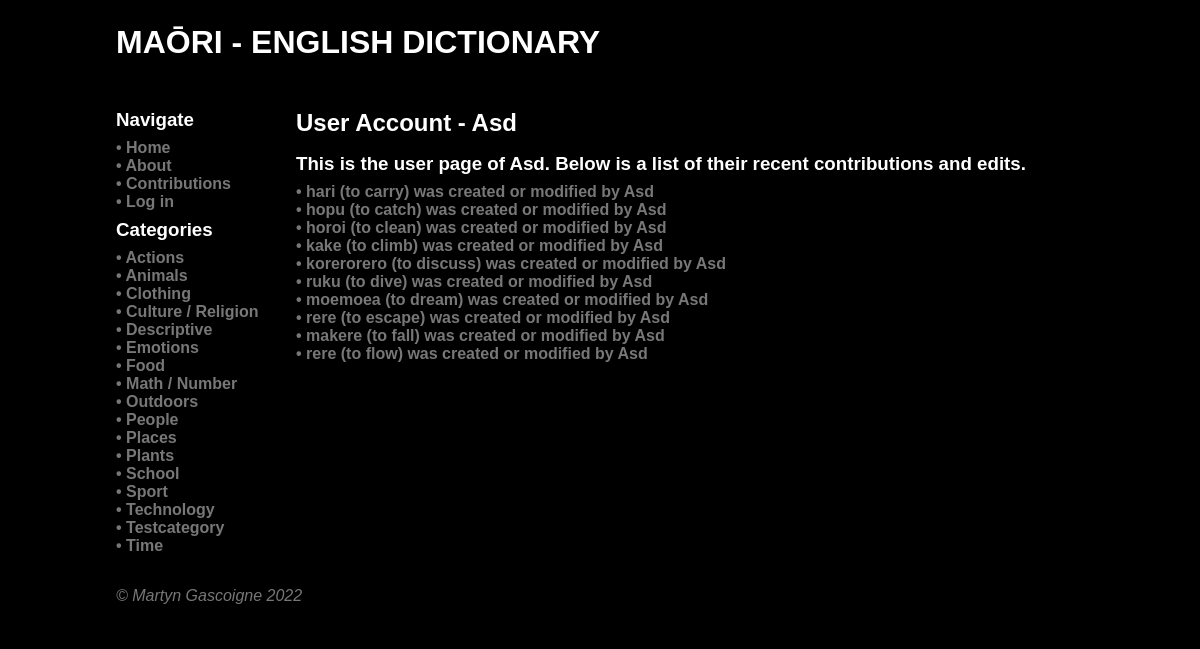
Screenshot of /account/1 with the database file from the repository.
### tables this page shows
CREATE TABLE category
(
    id          integer
        constraint category_pk
            primary key autoincrement,
    name        varchar(80),
    description varchar(600),
    timestamp   datetime
, user_created boolean);

CREATE TABLE user
(
    id       integer
        constraint user_pk
            primary key autoincrement,
    username varchar(32)
, password varchar(80), email varchar(128), teacher boolean);

CREATE TABLE "word"
(
	id integer
		constraint word_pk
			primary key autoincrement,
	name varchar(80),
	description varchar(600),
	author integer
		constraint word_user_id_fk
			references user,
	timestamp datetime,
	maori varchar(128),
	image varchar,
	level integer
);

### app.py (the view)
@app.route('/account/<user>')
def account(user):
    current_user = fetch_user_data(user)
    if current_user is False:
        return redirect('/?error=Account+unavailable')
    con = create_connection(DB_NAME)
    query = "SELECT * FROM word WHERE author=? ORDER BY timestamp DESC LIMIT 10 "
    cur = con.cursor()
    cur.execute(query, (user,))
    queried_words = cur.fetchall()
    print(queried_words)
    con.close()
    return render_template('account.html', category_list=find_categories(), logged_in=is_logged_in(),
                           user_account=my_account(), contribution_list=queried_words,
                           user_data=current_user, teacher=is_teacher())

### app.py (called while the page is built)
def create_connection(db_file):
    try:
        connection = sqlite3.connect(db_file)
        connection.execute('pragma foreign_keys=ON')
        return connection
    except Error as e:
        print(e)
    return None

def find_categories():
    con = create_connection(DB_NAME)
    query = "SELECT id, name, description FROM category ORDER BY name"
    cur = con.cursor()
    cur.execute(query)
    found_categories = cur.fetchall()
    con.close()
    return found_categories

def fetch_user_data(user):
    con = create_connection(DB_NAME)
    query = """SELECT id, username, teacher FROM user WHERE id = ?"""
    cur = con.cursor()
    cur.execute(query, (user,))
    fetched_user = cur.fetchall()
    if len(fetched_user) > 0:
        return fetched_user[0]
    else:
        return False

def my_account():
    if session.get('userid') is None:
        return False
    else:
        return session.get('userid')

def is_logged_in():
    if session.get('email') is None:
        print('Not logged in')
        return False
    else:
        print('Logged in')
        return True

def is_teacher():
    if not is_logged_in() or (session.get('teacher') is None or 0):
        print('Not teacher')
        return False
    else:
        print('Is teacher')
        return True

### templates/account.html (shortened to what this page needs)
{% extends 'base.html' %}
{% block heading %}Maōri - English Dictionary{% endblock %}
{% block main %}
    <h2>User Account - {{ user_data[1] }}</h2>
    <h3>This is the user page of {{ user_data[1] }}. Below is a list of their recent contributions and edits.</h3>
    {% for word in contribution_list %}
        <div class="category-box">
            <h4><a href="/word/{{ word[0] }}">• {{ word[5] }} ({{ word[1] }}) was created or modified
                by {{ user_data[1] }}
            </a></h4>
        </div>
    {% endfor %}
{% endblock %}

### templates/base.html (shortened to what this page needs)
<!doctype html>
<html lang="en">
<head>
    <link href="{{ url_for('static', filename='css/style.css') }}" rel="stylesheet">
</head>
<body>
<div id="container">
    <header>
        <h1>
            {% block heading %}{% endblock %}
        </h1>
    </header>
    <nav>
        <div class="category-box">
            <h3>Navigate</h3>
            <h4><a href="\">• Home</a></h4>
            <h4><a href="\about">• About</a></h4>
            <h4><a href="\contributions">• Contributions</a></h4>
            {% if not logged_in %}<h4><a href="\login">• Log in</a></h4>
            {% else %}
                <h4><a href="\account\{{ user_account }}">• Account</a></h4>
                <h4><a href="\logout">• Log out</a></h4>
            {% endif %}
            <h3>Categories
            </h3>
        </div>
        {% for category in category_list %}
            <div class="category-box">
                <h4><a href="/category/{{ category[0] }}">• {{ category[1] }}</a></h4>
            </div>
        {% endfor %}
    </nav>
    <main>
        {% block main %}{% endblock %}
    </main>
    <footer class="footer">
        <a href="https://github.com/Galvin-X/Translator" target="_blank">&copy; Martyn Gascoigne 2022</a>
    </footer>
</div>
</body>
</html>

### static/css/style.css (style rules this page uses)
* { font-family: "Microsoft Tai Le", sans-serif; margin: 0; padding: 0; box-sizing: border-box; background-color: #000; }
#container { display: grid; grid-template-columns: 75px auto; grid-template-areas: 'nav header' 'main main' 'footer footer'; }
header { grid-area: header; background-color: #000; padding: 1rem; }
nav { grid-area: nav; }
main { grid-area: main; padding: 1rem; background-color: #edd; }
h1 { padding: 0.5rem 0; color: #fff; text-transform: uppercase; }
h2, h3 { padding: 0.5rem 0; color: #fff; }
h4 { padding: 0rem 0; }
a { color: white; text-decoration: none; }
footer { grid-area: footer; padding: 1rem; background-color: #000; }
.category-box { font-style: normal; }
.category-box a { color: #777777; text-decoration: none; }
.footer { font-style: italic; color: #777777; }
.footer a { color: #777777; text-decoration: none; }
@media only screen and (min-width: 768px) { #container { grid-template-columns: 180px auto; grid-template-areas: 'header header' 'nav main' 'footer footer'; } }
@media only screen and (min-width: 768px) { nav { padding: 1rem; } }
@media only screen and (min-width: 768px) { nav a { color: #777777; text-decoration: none; } }
@media only screen and (min-width: 768px) { main { background-color: #000; } }
@media only screen and (min-width: 1000px) { #container { width: 1000px; margin: auto; } }

### rows the page displays
category: name "Actions"
category: name "Animals"
category: name "Clothing"
category: name "Culture / Religion"
category: name "Descriptive"
category: name "Emotions"
category: name "Food"
category: name "Math / Number"
category: name "Outdoors"
category: name "People"
category: name "Places"
category: name "Plants"
category: name "School"
category: name "Sport"
category: name "Technology"
category: name "Testcategory"
category: name "Time"
user: username "Asd"
word: maori "hari", name "to carry"
word: maori "hopu", name "to catch"
word: maori "horoi", name "to clean"
word: maori "kake", name "to climb"
word: maori "korerorero", name "to discuss"
word: maori "ruku", name "to dive"
word: maori "moemoea", name "to dream"
word: maori "rere", name "to escape"
word: maori "makere", name "to fall"
word: maori "rere", name "to flow"
